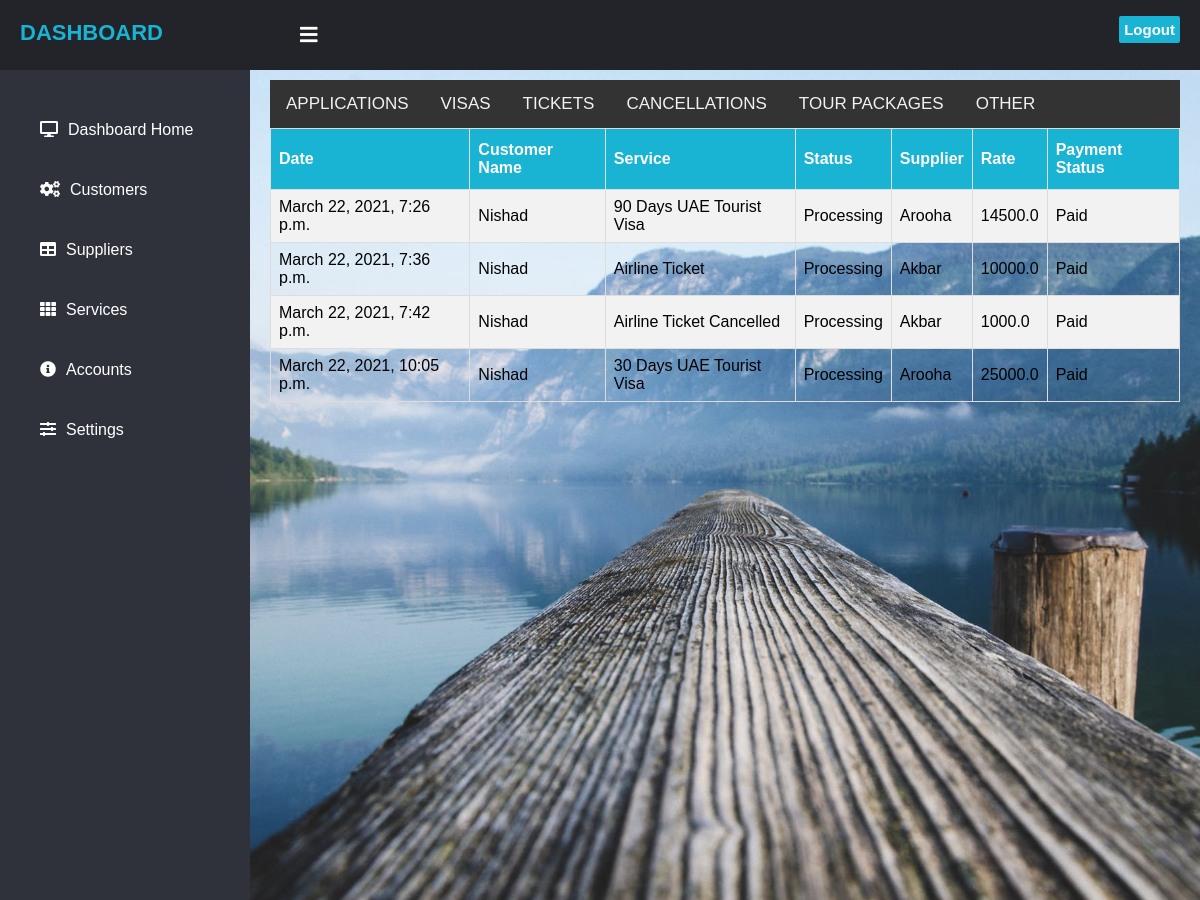
Before: /dashboard/services/ with the older database file.
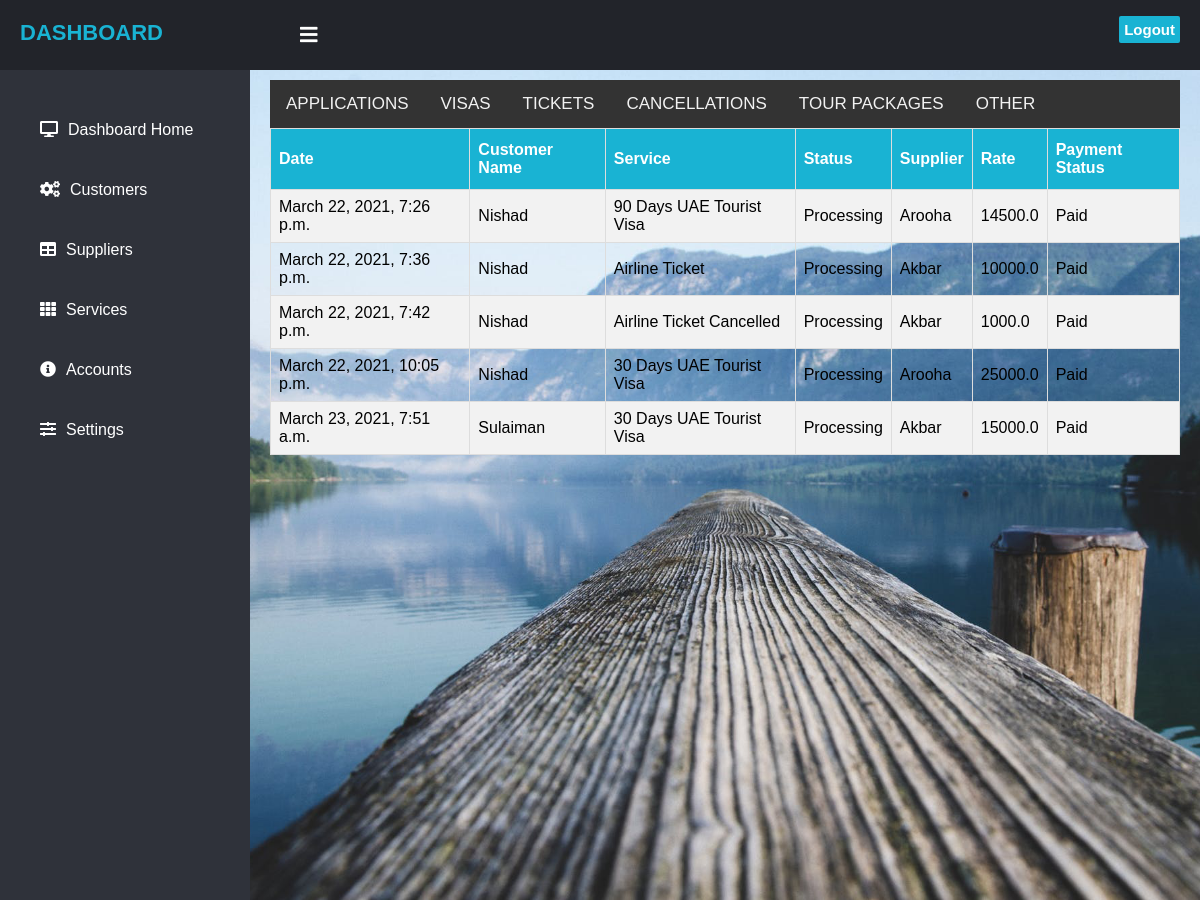
After: the same page with the newer database file.
### dashboard/models.py (models this page shows)
class sales(models.Model):
    sales_date=models.DateTimeField(auto_now_add=True)
    cust_name=models.CharField(max_length=225,blank=True)
    cust_id=models.IntegerField(blank=True,default=0)
    product_id=models.IntegerField(blank=True,default=0)
    product_name=models.CharField(max_length=225,blank=True,default=0)
    sup_name=models.CharField(max_length=225,blank=True,default=0)
    sup_id=models.IntegerField(blank=True,default=0)
    purchase_rate = models.FloatField(blank=True,default=0)
    sales_price=models.FloatField(blank=True,default=0)
    paid_amount=models.FloatField(blank=True,default=0)
    balance=models.FloatField(blank=True,default=0)

### dashboard/views.py (the view)
# urls.py: path('services/',services),
def services(request):
    sales_table=sales.objects.all()
    return render(request,'dash_services.html',{'sales':sales_table})

### dashboard/templates/dash_services.html (shortened to what this page needs)
 {% extends 'base.html' %}
 {% block content %}
  {% include 'header.html' %}
 {% include 'sidebar.html' %}
<div class="content">
    {% include 'service_menu.html' %}
        <table id="customers">
  <tr>
    <th>Date</th>
    <th>Customer Name</th>
    <th>Service</th>
      <th>Status</th>
      <th>Supplier</th>
      <th>Rate</th>
      <th>Payment Status</th>
  </tr>
            {% for sale in sales %}
  <tr>
    <td>{{sale.sales_date}}</td>
    <td>{{sale.cust_name}}</td>
    <td>{{sale.product_name}}</td>
      <td>Processing</td>
      <td>{{sale.sup_name}}</td>
      <td>{{sale.sales_price}}</td>
      <td>Paid</td>
  </tr>
{% endfor %}
</table>
    </div>
 {% endblock %}

Changed rows visible on the page:
added sales: sales_date "March 23, 2021, 7:51 a.m.", cust_name "Sulaiman", product_name "30 Days UAE Tourist Visa", sup_name "Akbar", sales_price "15000.0"
